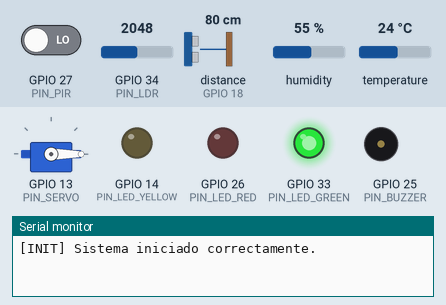
A program run on a simulated ESP32. On the bench: servo, output pins drawn as LEDs (lit = HIGH), buzzer (waves = sounding), the last lines printed to the serial monitor. Wiring (from diagram.json): ultrasonic range finder: trigger GPIO 5; echo GPIO 18. The test bench sets the inputs (shaded band); at power-on: temperature 24 °C, GPIO 27 (PIN_PIR) LOW, GPIO 34 (PIN_LDR) = 2048, distance to the obstacle (sensor on GPIO 18) 80 cm, humidity 55 %. The echo pulse lasts 58.3 µs per cm; pins used as bus, display or sensor lines are not drawn.

Above: at 1.2 s.
1.3 s: temperature set to 34.2 °C
5.5 s: temperature set to 35.7 °C
At 6.6 s:
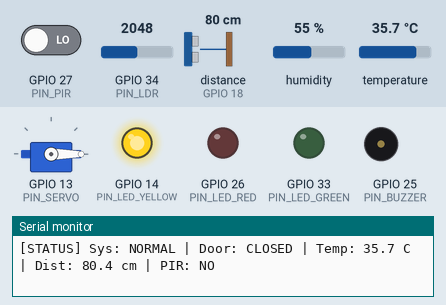
7.5 s: temperature set to 39.3 °C
11.5 s: temperature set to 40.7 °C
At 14.04 s:
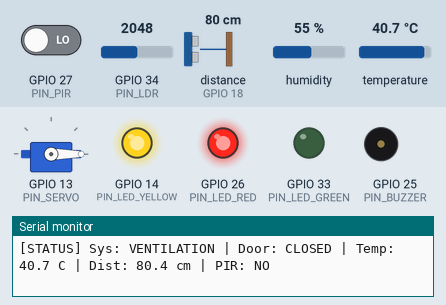
At 14.8 s:
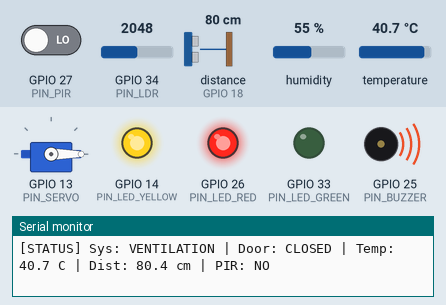
15.5 s: GPIO 27 (PIN_PIR) driven HIGH
19.5 s: temperature set to 30.6 °C
23.2 s: temperature set to 29.4 °C
At 26.05 s:
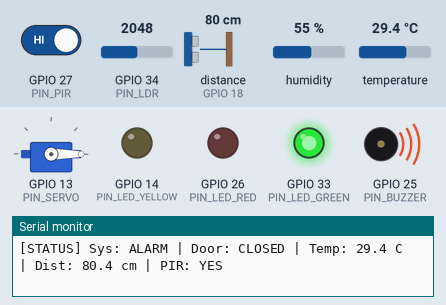
Timing chart, 0 to 27.6 s (numbered marks = the images above; inputs shaded):
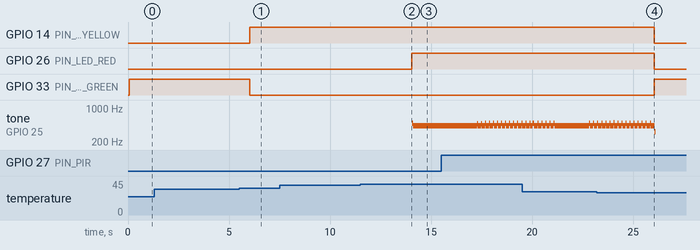

Measured:
- the behaviour switches between 35 and 35.1 °C on temperature (found by bisection; images 0 and 1)
- the behaviour switches between 39.9 and 40 °C on temperature (found by bisection; images 1 and 2)
- the behaviour switches between 30 and 29.9 °C on temperature (found by bisection; images 3 and 4)
- after the input at 5.5 s, GPIO 14 (PIN_LED_YELLOW): LOW → HIGH after 0.52 s; GPIO 33 (PIN_LED_GREEN): HIGH → LOW after 0.52 s
- after the input at 11.5 s, GPIO 26 (PIN_LED_RED): LOW → HIGH after 2.5 s; tone on GPIO 25 (PIN_BUZZER): silent → 482 Hz after 2.6 s, → 436 Hz 0.04 s later
- after the input at 23.2 s, GPIO 14 (PIN_LED_YELLOW), GPIO 26 (PIN_LED_RED): HIGH → LOW after 2.8 s; GPIO 33 (PIN_LED_GREEN): LOW → HIGH after 2.8 s

The program:

main.cpp
```cpp
#include <Arduino.h>
#include <DHT.h>
#include <ESP32Servo.h>

// ============================================================
// ASIGNACIÓN DE PINES
// ============================================================
constexpr uint8_t PIN_DHT = 4;
constexpr uint8_t PIN_PIR = 27;
constexpr uint8_t PIN_TRIG = 5;
constexpr uint8_t PIN_ECHO = 18;
constexpr uint8_t PIN_LDR = 34;

constexpr uint8_t PIN_SERVO = 13;
constexpr uint8_t PIN_BUZZER = 25;
constexpr uint8_t PIN_LED_RED = 26;
constexpr uint8_t PIN_LED_YELLOW = 14;
constexpr uint8_t PIN_LED_GREEN = 33;

// ============================================================
// UMBRALES DE CONTROL OBLIGATORIOS (RF)
// ============================================================
constexpr float TEMP_VENT_ON = 35.0;  // RF4: T > 35 °C
constexpr float TEMP_VENT_OFF = 30.0; // RF4: T < 30 °C
constexpr float TEMP_ALARM = 40.0;    // RF5: T >= 40 °C

constexpr float DOOR_OPEN_DISTANCE = 50.0;   // RF2: distancia <= 50 cm
constexpr float DOOR_CLOSE_DISTANCE = 70.0;  // RF3: distancia >= 70 cm
constexpr unsigned long DOOR_CLOSE_DELAY = 5000; // RF3: 5 segundos

// ============================================================
// CADENCIAS (ms)
// ============================================================
constexpr unsigned long FAST_RATE = 50;       // Sensores rápidos: 20 Hz
constexpr unsigned long DHT_RATE = 2000;      // DHT22
constexpr unsigned long DIAG_RATE = 2000;

// ============================================================
// OBJETOS Y VARIABLES
// ============================================================
DHT dht(PIN_DHT, DHT22);
Servo doorServo;

enum SystemState { NORMAL, VENTILATION, ALARM, SENSOR_ERROR };
SystemState systemState = NORMAL;

enum DoorState { CLOSED, OPEN, CLOSING };
DoorState doorState = CLOSED;

float temperature = 25.0;
float humidity = 50.0;
float distance = 400.0;
int lightLevel = 0;
bool motionDetected = false;
bool dhtError = false;

unsigned long lastFastTime = 0;
unsigned long lastDHTTime = 0;
unsigned long lastDiagTime = 0;
unsigned long closeStartTime = 0; // Temporizador para el cierre de la puerta

unsigned long lastToneToggle = 0;
bool buzzerPinState = false;

// Prototipos de funciones para separación de responsabilidades
void readSensors();
void updateState();
void updateDoor();
void updateOutputs();
void updateBuzzerTone();
void printDiagnostics();

// ============================================================
// SETUP
// ============================================================
void setup()
{
    Serial.begin(115200);

    pinMode(PIN_PIR, INPUT);
    pinMode(PIN_TRIG, OUTPUT);
    pinMode(PIN_ECHO, INPUT);
    pinMode(PIN_LDR, INPUT);

    pinMode(PIN_LED_RED, OUTPUT);
    pinMode(PIN_LED_YELLOW, OUTPUT);
    pinMode(PIN_LED_GREEN, OUTPUT);
    pinMode(PIN_BUZZER, OUTPUT);

    // Asignación de timers exclusiva para ESP32Servo
    ESP32PWM::allocateTimer(0);
    ESP32PWM::allocateTimer(1);
    doorServo.setPeriodHertz(50);
    doorServo.attach(PIN_SERVO, 500, 2400);
    doorServo.write(0);

    dht.begin();

    digitalWrite(PIN_LED_RED, LOW);
    digitalWrite(PIN_LED_YELLOW, LOW);
    digitalWrite(PIN_LED_GREEN, LOW);
    digitalWrite(PIN_BUZZER, LOW);

    Serial.println("\n[INIT] Sistema iniciado correctamente.");
}

// ============================================================
// LOOP PRINCIPAL
// ============================================================
void loop()
{
    const unsigned long now = millis();

    // 1. Tono continuo del buzzer mientras haya alarma (sin bloquear la CPU)
    updateBuzzerTone();

    // 2. Sensores rápidos (LDR, PIR, Distancia) cada 50 ms
    if (now - lastFastTime >= FAST_RATE)
    {
        lastFastTime = now;
        readSensors();
        updateState();
        updateDoor();
        updateOutputs();
    }

    // 3. Sensor DHT22 cada 2000 ms
    if (now - lastDHTTime >= DHT_RATE)
    {
        lastDHTTime = now;
        float t = dht.readTemperature();
        float h = dht.readHumidity();

        if (isnan(t) || isnan(h)) {
            dhtError = true;
        } else {
            dhtError = false;
            temperature = t;
            humidity = h;
        }
    }

    // 4. Reporte serial
    if (now - lastDiagTime >= DIAG_RATE)
    {
        lastDiagTime = now;
        printDiagnostics();
    }
}

// ============================================================
// BUZZER NO BLOQUEANTE (Tono cuadrado limpio a 1 kHz)
// ============================================================
void updateBuzzerTone()
{
    if (systemState == ALARM || systemState == SENSOR_ERROR)
    {
        unsigned long currentMicros = micros();
        // 500 microsegundos = 1000 Hz
        if (currentMicros - lastToneToggle >= 500)
        {
            lastToneToggle = currentMicros;
            buzzerPinState = !buzzerPinState;
            digitalWrite(PIN_BUZZER, buzzerPinState ? HIGH : LOW);
        }
    }
    else
    {
        if (buzzerPinState)
        {
            buzzerPinState = false;
            digitalWrite(PIN_BUZZER, LOW);
        }
    }
}

// ============================================================
// LECTURA DE SENSORES (Separa la recolección de datos)
// ============================================================
void readSensors()
{
    motionDetected = (digitalRead(PIN_PIR) == HIGH);
    lightLevel = analogRead(PIN_LDR);

    // Lectura ultrasónica (HC-SR04)
    digitalWrite(PIN_TRIG, LOW);
    delayMicroseconds(2);
    digitalWrite(PIN_TRIG, HIGH);
    delayMicroseconds(10);
    digitalWrite(PIN_TRIG, LOW);

    // Timeout de 6000 us (~1 metro de alcance máx)
    unsigned long duration = pulseIn(PIN_ECHO, HIGH, 6000);
    distance = (duration == 0) ? 150.0 : (duration / 58.0);
}

// ============================================================
// LÓGICA DEL SISTEMA (Máquina de estados principal)
// ============================================================
void updateState()
{
    if (dhtError) {
        systemState = SENSOR_ERROR; // Reto opcional: error en lectura del sensor
        return;
    }

    switch (systemState) {
        case NORMAL:
            if (temperature >= TEMP_ALARM) { // Prioridad: ALARM
                systemState = ALARM;
            } else if (temperature > TEMP_VENT_ON) {
                systemState = VENTILATION;
            }
            break;

        case VENTILATION:
            if (temperature >= TEMP_ALARM) { // Prioridad: ALARM
                systemState = ALARM;
            } else if (temperature < TEMP_VENT_OFF) {
                systemState = NORMAL;
            }
            break;

        case ALARM:
            // RF5: La salida de ALARM será cuando T < 30 °C
            if (temperature < TEMP_VENT_OFF) {
                systemState = NORMAL;
            }
            break;

        case SENSOR_ERROR:
            if (!dhtError) {
                systemState = NORMAL;
            }
            break;
    }
}

// ============================================================
// LÓGICA DE LA PUERTA (Máquina de estados secundaria)
// ============================================================
void updateDoor()
{
    // RF5: Mientras exista ALARM, la puerta NO debe abrirse automáticamente.
    // También bloqueamos si hay error de sensor por seguridad.
    if (systemState == ALARM || systemState == SENSOR_ERROR) {
        doorState = CLOSED;
        return;
    }

    switch (doorState) {
        case CLOSED:
            // RF2: PIR detecta movimiento Y distancia <= 50 cm -> abrir la puerta
            if (motionDetected && distance <= DOOR_OPEN_DISTANCE) {
                doorState = OPEN;
            }
            break;

        case OPEN:
            // RF3: distancia >= 70 cm -> comienza temporizador
            if (distance >= DOOR_CLOSE_DISTANCE) {
                doorState = CLOSING;
                closeStartTime = millis(); // Guarda el momento de inicio
            }
            break;

        case CLOSING:
            // RF6: Cancelación del cierre. Si vuelve a detectarse una persona (movimiento + distancia <= 50)
            if (motionDetected && distance <= DOOR_OPEN_DISTANCE) {
                doorState = OPEN; // Se cancela el temporizador regresando a OPEN
            }
            // RF3: Después de 5 segundos, la puerta debe cerrarse. NO es bloqueante.
            else if (millis() - closeStartTime >= DOOR_CLOSE_DELAY) {
                doorState = CLOSED;
            }
            break;
    }
}

// ============================================================
// SALIDAS (Actualización de actuadores en base a los estados)
// ============================================================
void updateOutputs()
{
    bool redOn = false;
    bool yellowOn = false;
    bool greenOn = false;

    // Configurar LEDs según RF1, RF4, RF5
    if (systemState == NORMAL) {
        greenOn = true; // RF1: LED verde ON
    } else if (systemState == VENTILATION) {
        yellowOn = true; // RF4: LED amarillo = ON
    } else if (systemState == ALARM) {
        redOn = true;    // RF5: LED rojo = ON, amarillo = ON
        yellowOn = true;
    } else if (systemState == SENSOR_ERROR) {
        redOn = true;    // Comportamiento de error: Todos encendidos
        yellowOn = true;
        greenOn = true;
    }

    digitalWrite(PIN_LED_RED, redOn ? HIGH : LOW);
    digitalWrite(PIN_LED_YELLOW, yellowOn ? HIGH : LOW);
    digitalWrite(PIN_LED_GREEN, greenOn ? HIGH : LOW);

    // Servomotor (0° cerrada, 90° abierta)
    static DoorState lastDoorState = CLOSED;
    if (doorState != lastDoorState) {
        doorServo.write((doorState == CLOSED) ? 0 : 90);
        lastDoorState = doorState;
    }
}

// ============================================================
// DIAGNÓSTICO
// ============================================================
void printDiagnostics()
{
    const char* sysStr = (systemState == NORMAL) ? "NORMAL" :
                         (systemState == VENTILATION) ? "VENTILATION" :
                         (systemState == ALARM) ? "ALARM" : "SENSOR_ERROR";

    const char* doorStr = (doorState == CLOSED) ? "CLOSED" :
                          (doorState == OPEN) ? "OPEN" : "CLOSING";

    Serial.printf("[STATUS] Sys: %s | Door: %s | Temp: %.1f C | Dist: %.1f cm | PIR: %s\n",
                  sysStr, doorStr, temperature, distance, motionDetected ? "YES" : "NO");
}
```
